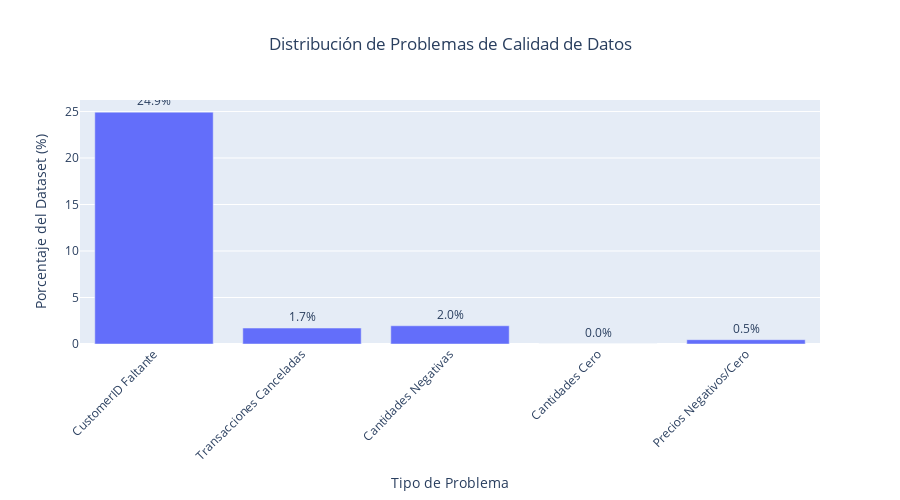

Here is the notebook cell this chart was saved with:
### Markdown cell above
## 1. Análisis Previo a la Limpieza

Antes de proceder con la limpieza, es fundamental entender la naturaleza y el impacto de los problemas de calidad identificados.

### Code cell
# Análisis detallado de problemas de calidad
print("ANÁLISIS DE PROBLEMAS DE CALIDAD")
print("=" * 40)

# 1. Valores faltantes en CustomerID
missing_customers = df['CustomerID'].isnull().sum()
missing_pct = (missing_customers / len(df)) * 100
print(f"1. CustomerID faltantes: {missing_customers:,} ({missing_pct:.1f}%)")

# 2. Transacciones canceladas
cancelled_transactions = df['InvoiceNo'].astype(str).str.startswith('C').sum()
cancelled_pct = (cancelled_transactions / len(df)) * 100
print(f"2. Transacciones canceladas: {cancelled_transactions:,} ({cancelled_pct:.1f}%)")

# 3. Cantidades negativas
negative_qty = (df['Quantity'] < 0).sum()
negative_qty_pct = (negative_qty / len(df)) * 100
print(f"3. Cantidades negativas: {negative_qty:,} ({negative_qty_pct:.1f}%)")

# 4. Cantidades cero
zero_qty = (df['Quantity'] == 0).sum()
zero_qty_pct = (zero_qty / len(df)) * 100
print(f"4. Cantidades cero: {zero_qty:,} ({zero_qty_pct:.1f}%)")

# 5. Precios negativos o cero
negative_price = (df['UnitPrice'] <= 0).sum()
negative_price_pct = (negative_price / len(df)) * 100
print(f"5. Precios negativos/cero: {negative_price:,} ({negative_price_pct:.1f}%)")

# Visualización de problemas de calidad
quality_issues = pd.DataFrame({
    'Problema': ['CustomerID Faltante', 'Transacciones Canceladas', 'Cantidades Negativas', 
                'Cantidades Cero', 'Precios Negativos/Cero'],
    'Cantidad': [missing_customers, cancelled_transactions, negative_qty, zero_qty, negative_price],
    'Porcentaje': [missing_pct, cancelled_pct, negative_qty_pct, zero_qty_pct, negative_price_pct]
})

fig = px.bar(
    quality_issues,
    x='Problema',
    y='Porcentaje',
    title='Distribución de Problemas de Calidad de Datos',
    labels={'Porcentaje': 'Porcentaje del Dataset (%)', 'Problema': 'Tipo de Problema'},
    text='Porcentaje'
)

fig.update_traces(texttemplate='%{text:.1f}%', textposition='outside')
fig.update_layout(
    height=500,
    title_x=0.5,
    xaxis_tickangle=-45
)

fig.show()

### Figure 1 — Plotly figure (JSON) as saved in the notebook; plotly's stock layout.template omitted (floating-point values rounded to 4 significant figures)
{"data": [{"hovertemplate": "Tipo de Problema=%{x}<br>Porcentaje del Dataset (%)=%{text}<extra></extra>", "legendgroup": "", "marker": {"color": "#636efa", "pattern": {"shape": ""}}, "name": "", "orientation": "v", "showlegend": false, "text": [24.93, 1.714, 1.96, 0.0, 0.4645], "textposition": "outside", "texttemplate": "%{text:.1f}%", "type": "bar", "x": ["CustomerID Faltante", "Transacciones Canceladas", "Cantidades Negativas", "Cantidades Cero", "Precios Negativos/Cero"], "xaxis": "x", "y": [24.93, 1.714, 1.96, 0.0, 0.4645], "yaxis": "y"}], "layout": {"barmode": "relative", "height": 500, "legend": {"tracegroupgap": 0}, "title": {"text": "Distribución de Problemas de Calidad de Datos", "x": 0.5}, "xaxis": {"anchor": "y", "domain": [0, 1], "tickangle": -45, "title": {"text": "Tipo de Problema"}}, "yaxis": {"anchor": "x", "domain": [0, 1], "title": {"text": "Porcentaje del Dataset (%)"}}}}
